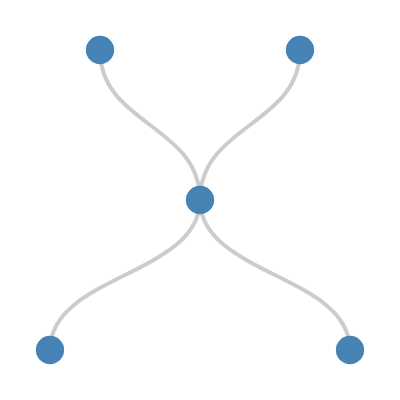

Here is the Vega-Lite specification saved for this chart:
### Vega specification from a JSON file in a GitHub repository (floating-point values rounded to 4 significant figures)
{"$schema": "https://vega.github.io/schema/vega/v3.0.json", "width": 200, "height": 200, "autosize": "none", "signals": [{"name": "orient", "value": "vertical", "bind": {"input": "select", "options": ["vertical", "horizontal", "radial"]}}, {"name": "shape", "value": "diagonal", "bind": {"input": "select", "options": ["line", "arc", "curve", "diagonal", "orthogonal"]}}], "data": [{"name": "nodes", "values": [{"id": 2, "x": 0, "y": 100}, {"id": 3, "x": -75, "y": 175}, {"id": 5, "x": 75, "y": 175}, {"id": 6, "x": -50, "y": 25}, {"id": 7, "x": 50, "y": 25}], "transform": [{"type": "formula", "expr": "atan2(datum.y, datum.x)", "as": "angle"}, {"type": "formula", "expr": "sqrt(datum.y * datum.y + datum.x * datum.x)", "as": "radius"}, {"type": "formula", "expr": "orient === 'radial' ? datum.angle : datum.x", "as": "v0"}, {"type": "formula", "expr": "orient === 'radial' ? datum.radius : datum.y", "as": "v1"}]}, {"name": "edges", "values": [{"s": 2, "t": 3}, {"s": 2, "t": 5}, {"s": 2, "t": 6}, {"s": 2, "t": 7}], "transform": [{"type": "lookup", "from": "nodes", "key": "id", "fields": ["s", "t"], "as": ["source", "target"]}, {"type": "linkpath", "sourceX": "source.v0", "sourceY": "source.v1", "targetX": "target.v0", "targetY": "target.v1", "orient": {"signal": "orient"}, "shape": {"signal": "shape"}}]}], "marks": [{"type": "path", "from": {"data": "edges"}, "encode": {"enter": {"stroke": {"value": "#ccc"}, "strokeWidth": {"value": 2}, "x": {"value": 100}, "y": {"value": 0}}, "update": {"path": {"field": "path"}}}}, {"type": "symbol", "from": {"data": "nodes"}, "encode": {"enter": {"size": {"value": 200}, "fill": {"value": "steelblue"}, "x": {"field": "x", "offset": 100}, "y": {"field": "y", "offset": 0}}}}]}
